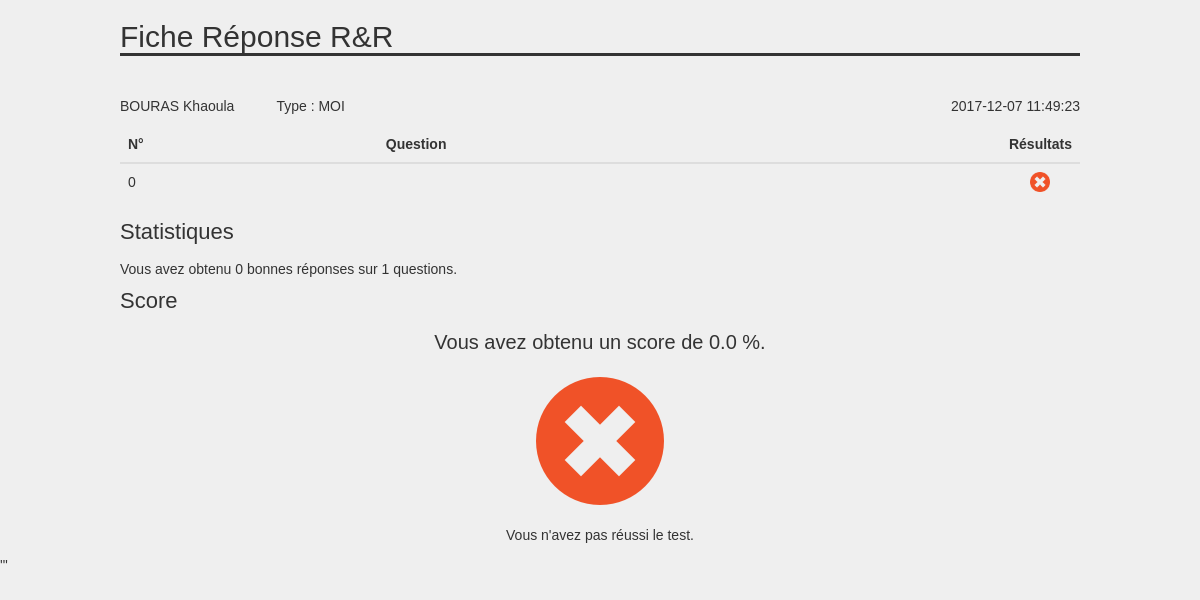
/dojo_qualite/RR/imprimer_fiche.php?id=1, run on the app's committed database.
### tables this page shows
CREATE TABLE `qualite_RR_session` (
  `id` int(11) NOT NULL,
  `personne` int(11) NOT NULL,
  `debut` timestamp NOT NULL DEFAULT CURRENT_TIMESTAMP,
  `fin` timestamp NULL DEFAULT NULL,
  `succes` int(11) NOT NULL,
  `type` tinyint(4) NOT NULL
);

CREATE TABLE `profil` (
  `id` int(11) NOT NULL,
  `nom` varchar(255) NOT NULL,
  `prenom` varchar(255) NOT NULL,
  `uap` varchar(255) NOT NULL,
  `mo` varchar(255) NOT NULL,
  `tournee` varchar(255) NOT NULL,
  `supprime` tinyint(4) NOT NULL DEFAULT '0',
  `password` varchar(140) NOT NULL,
  `identifiant` varchar(140) NOT NULL,
  `admin` tinyint(1) NOT NULL DEFAULT '0',
  `qualite` tinyint(1) NOT NULL DEFAULT '0',
  `hse` tinyint(1) NOT NULL DEFAULT '0',
  `rr` tinyint(1) NOT NULL DEFAULT '0',
  `kamishibai` tinyint(1) NOT NULL DEFAULT '0',
  `logistique` tinyint(1) NOT NULL DEFAULT '0'
);

CREATE TABLE `qualite_RR_reponse` (
  `id` int(11) NOT NULL,
  `session` int(11) NOT NULL,
  `question` int(11) NOT NULL,
  `vrai_1` int(11) NOT NULL
);

CREATE TABLE `qualite_RR_question` (
  `id` int(11) NOT NULL,
  `type` tinyint(4) NOT NULL COMMENT '0 pr MOD 1 pr reste',
  `titre` text NOT NULL,
  `question` text NOT NULL,
  `image` text NOT NULL,
  `valide` tinyint(1) NOT NULL,
  `ordre` int(11) DEFAULT NULL
);

### dojo_qualite/RR/imprimer_fiche.php (the view, shortened to what this page needs)
<?php
include_once "../../needed.php";
function int_to_vrai_faux($int){
    if($int>0){
        return '<img src="ressources/checked.png" style="height: 20px;" class="center-block">';
    }else{
        return '<img src="ressources/cancel.png" style="height: 20px;" class="center-block">';
    }
}
?>
<body>
<div style="width:80%; margin: 0 auto;">
  <h2>Fiche Réponse R&amp;R</h2>
  <?php
  $q = $bdd -> prepare('SELECT * FROM qualite_RR_session as q JOIN profil ON profil.id = q.personne WHERE q.id= ?');
  $q -> execute(array($_GET['id']));
  $result = $q -> fetch();
  echo "<p>".$result['nom'];
  echo "   ".$result['prenom'];
  echo "&emsp;&emsp;&emsp;Type : ".$result['mo'];
  echo "<span style='float:right;'>".$result['fin']."</span></p>";
   ?>
  <table class="table">
  <thead class="thead">
  <tr>
      <th>N°</th>
      <th>Question</th>
      <th style="width: 70px;">Résultats</th>
  </tr>
  </thead>
  <tbody>
  <?php
  $tot_reponse = 0;
  $bonne_reponse = 0;
  $Query = $bdd->prepare('SELECT * FROM qualite_RR_reponse
    LEFT JOIN qualite_RR_question ON qualite_RR_question.id = qualite_RR_reponse.question
    WHERE qualite_RR_reponse.session = ? ORDER BY qualite_RR_question.ordre ASC');
  $Query->execute(array($_GET["id"]));
  while ($Data = $Query->fetch()) {
      ?>
      <tr>
          <td>
          <?php
          echo $Data['ordre'];
          $valide = $Data['vrai_1']==$Data['valide'];
          $tot_reponse +=1;
          ?></td>
          <td><?php echo $Data['question']; ?></td>
          <td><?php echo int_to_vrai_faux($valide); ?></td>
      </tr>
      <?php
  }
  ?>
  </tbody>
  </table>
  <h4>Statistiques</h4>
      <p>Vous avez obtenu <?php echo $bonne_reponse; ?> bonnes réponses sur <?php echo $tot_reponse; ?> questions.</p>
  <?php
  $score = floatval($bonne_reponse)/$tot_reponse*100;
  ?>
  <h4>Score</h4>
  <p style="text-align: center; font-size: 20px;">Vous avez obtenu un score de <?php echo  number_format($score, 1); ?> %.</p>
  <?php
  $Query = $bdd->prepare("SELECT * FROM qualite_RR_session WHERE id = ?");
  $Query->execute(array($_GET["id"]));
  if ($Query->fetch()['type'] == 0){
      $limite = 70;
  }else{
      $limite = 60;
  }
  if ($score>$limite){?>
      <img src="ressources/checked.png" style="height: 128px; margin: 20px auto;" class="center-block">
      <p style="text-align: center;">Vous avez passez le test avec succès.</p>
      <?php
  }else{
      ?>
      <img src="ressources/cancel.png" style="height: 128px; margin: 20px auto;" class="center-block">
      <p style="text-align: center;">Vous n'avez pas réussi le test. </p>
      <?php
  } ?>
</div>
</body>
'"

### css/base.css (style rules this page uses)
body { background-color: #efefef; font-family: 'clio', helvetica, sans-serif; }
td { vertical-align: middle !important; }
h2 { font-size: 30px; font-weight: 500; border-bottom-style: solid !important; border-bottom: 3px; margin-bottom: 40px; }
h4 { font-size: 22px; margin-bottom: 15px; }

### data on the page
qualite_rr_session: profil.nom "BOURAS", profil.prenom "Khaoula", profil.mo "MOI", fin "2017-12-07 11:49:23"
qualite_rr_reponse: qualite_rr_question.ordre "0"

### other printed values
$bonne_reponse "0"
$tot_reponse "1"
$score "0.0"
